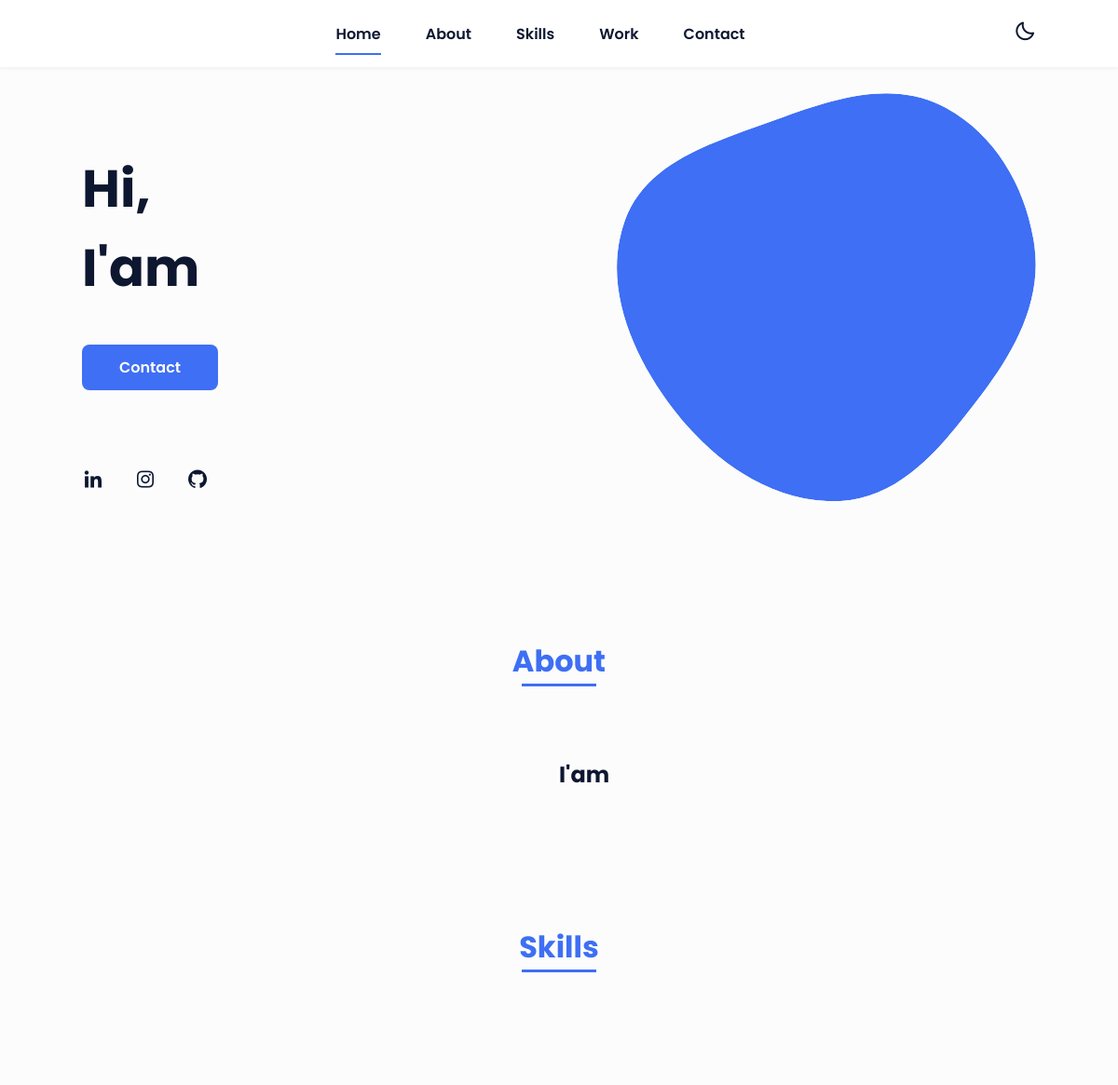
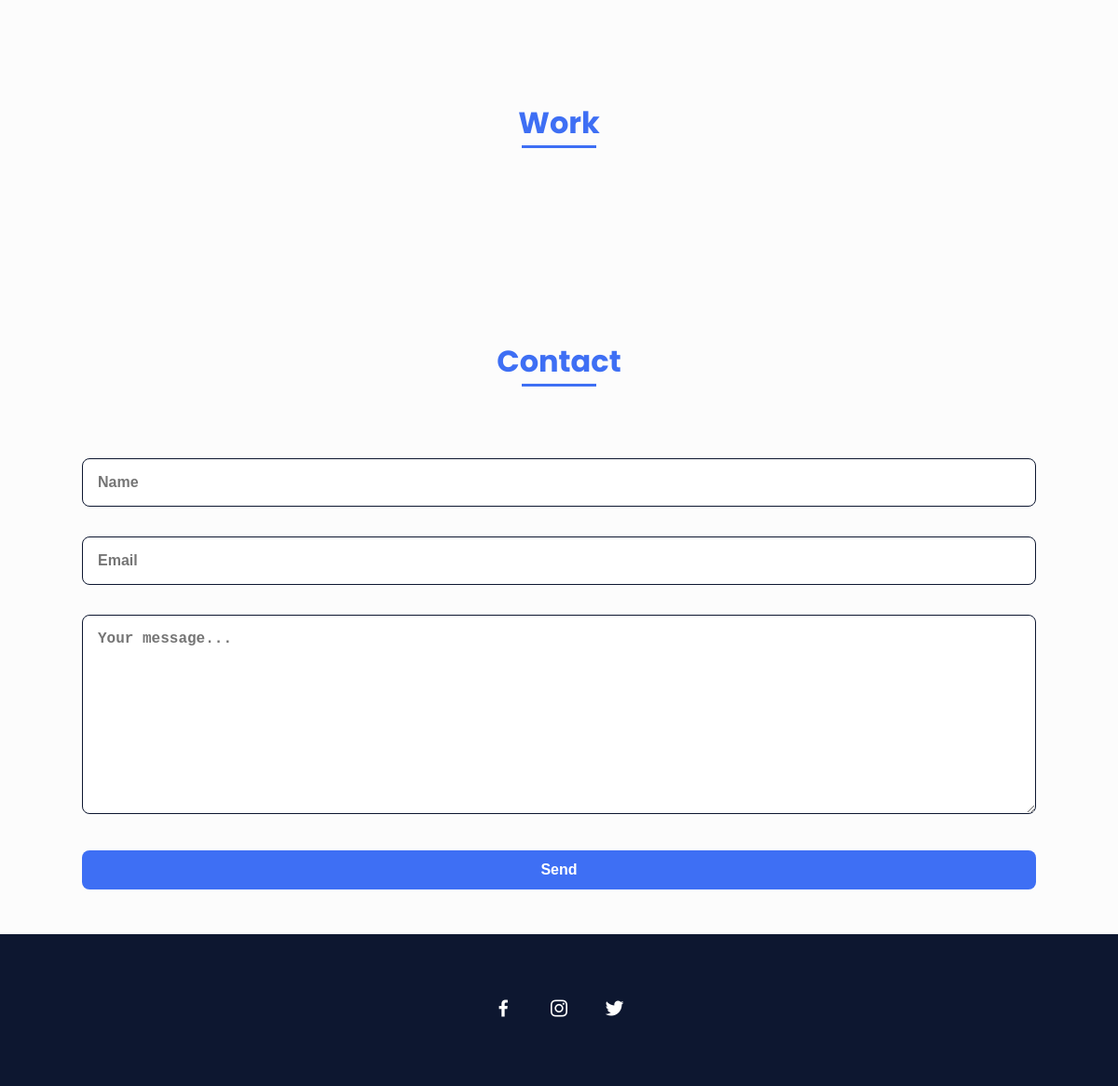
/, run on an earlier commit of the app's database (2 pictures, top to bottom).
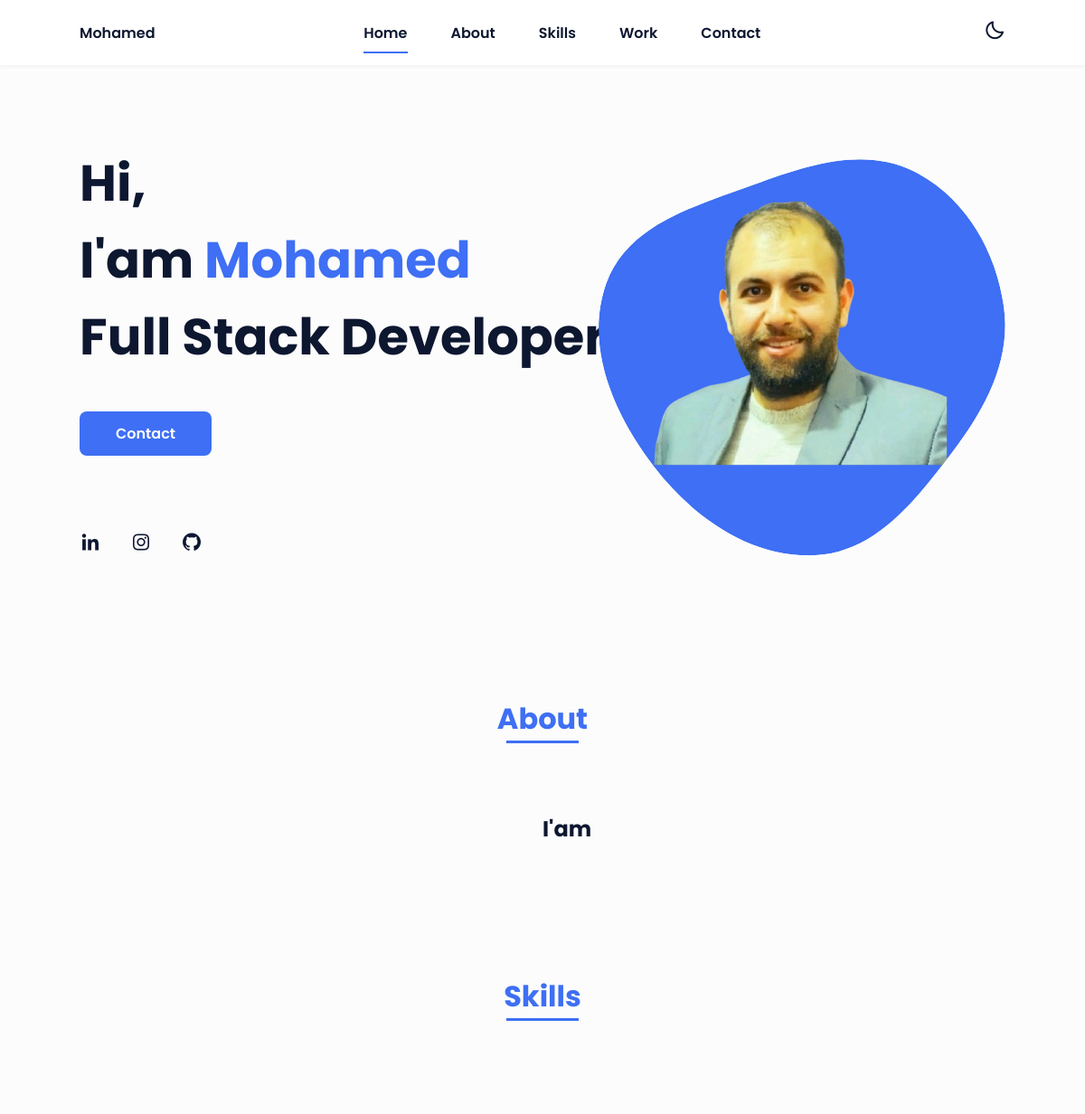
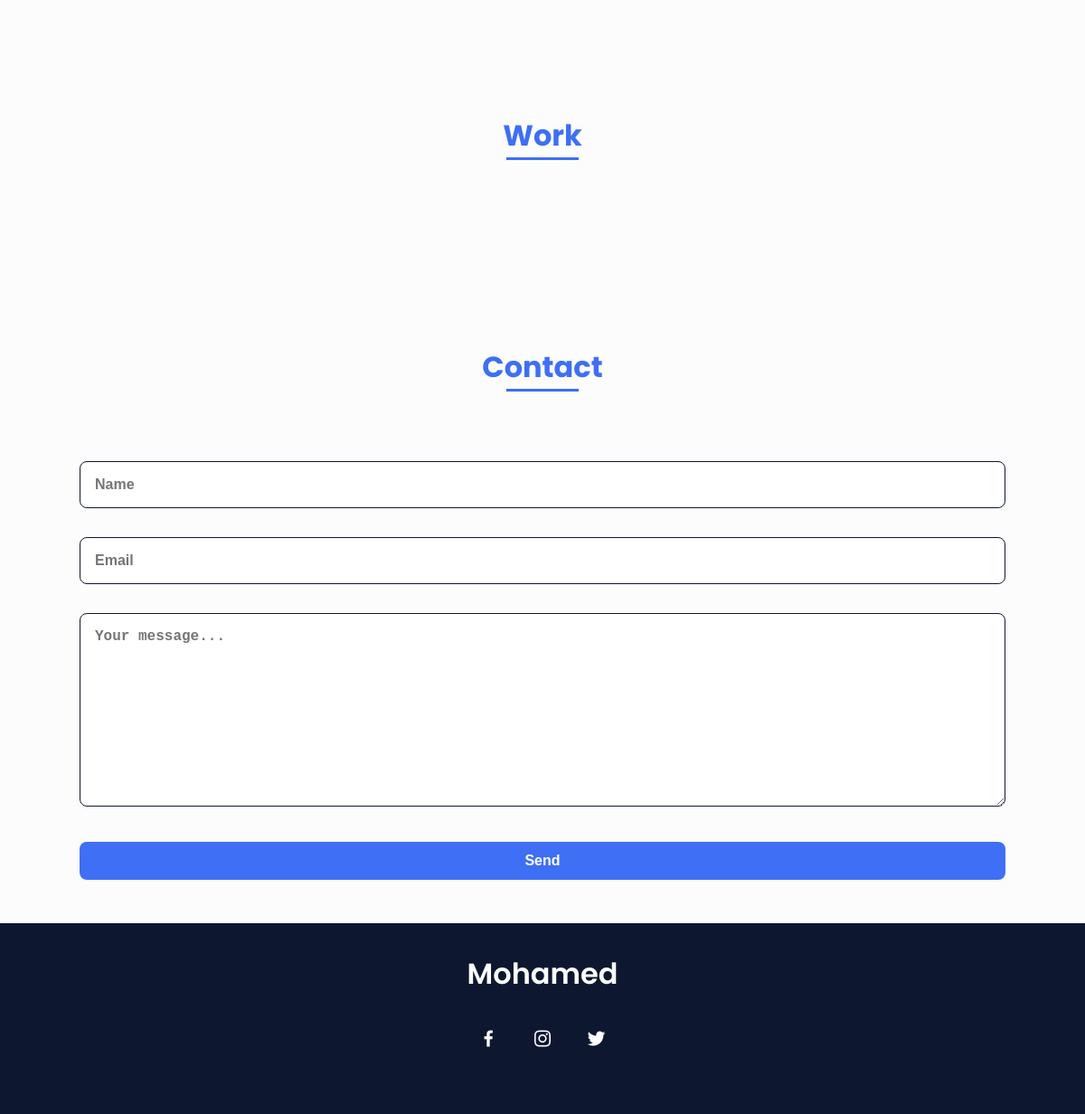
And on a later commit of the database (2 pictures, top to bottom).
### portfolio/models.py (models this page shows, shortened)
class Home(models.Model):
    name = models.CharField(max_length=100)
    title = models.CharField(max_length=100)
    description = models.TextField(null=True, blank=True)
    image = models.ImageField(upload_to='portfolio/images/')
    cv = models.FileField(upload_to='portfolio/cv/', null=True, blank=True)
    created_at = models.DateTimeField(auto_now_add=True)
    updated_at = models.DateTimeField(auto_now=True)
    class Meta:
        verbose_name = "Home"
        verbose_name_plural = "Homes"

### portfolio/views.py (the view)
# urls.py: path('', views.index, name='index'),
def index(request):
    home = Home.objects.first()
    about = About.objects.first()
    skill_section = SkillSection.objects.first()
    skills = Skill.objects.all()
    works = WorkSection.objects.all()
    my_contact_info = MyContactInfo.objects.first()
    return render(request, 'portfolio/index.html', {
        'home': home,
        'about': about,
        'skill_section': skill_section,
        'skills': skills,
        'works': works,
        'my_contact_info': my_contact_info
    })

### portfolio/templates/portfolio/index.html (shortened to what this page needs)
{% load static %}
<!DOCTYPE html>
<html lang="en">
<head>
    <link rel="stylesheet" href="{% static 'portfolio/css/styles.css' %}">
    <link href='https://cdn.jsdelivr.net/npm/boxicons@2.0.5/css/boxicons.min.css' rel='stylesheet'>
</head>
<body>
    <header class="l-header">
        <nav class="nav bd-grid">
            <div>
                <a href="#" class="nav__logo">{{home.name}}</a>
            </div>
            <div class="nav__menu" id="nav-menu">
                <ul class="nav__list">
                    <li class="nav__item"><a href="#home" class="nav__link active-link">Home</a></li>
                    <li class="nav__item"><a href="#about" class="nav__link">About</a></li>
                    <li class="nav__item"><a href="#skills" class="nav__link">Skills</a></li>
                    <li class="nav__item"><a href="#work" class="nav__link">Work</a></li>
                    <li class="nav__item"><a href="#contact" class="nav__link">Contact</a></li>
                </ul>
            </div>
            <div class="nav__item">
                <i class='bx bx-moon change-theme' id="theme-button"
                    style="font-size: 1.5rem; color: var(--second-color); cursor: pointer; margin-left: 1rem;"></i>
            </div>
        </nav>
    </header>
    <main class="l-main">
        <section class="home bd-grid" id="home">
            <div class="home__data">
                <h1 class="home__title">Hi,<br>I'am <span class="home__title-color">{{home.name}}</span><br>
                    {{home.title}}</h1>
                <a href="#" class="button">Contact</a>
            </div>
            <div class="home__social">
                <a href="{{my_contact_info.linkedin_url}}" class="home__social-icon"><i class='bx bxl-linkedin'></i></a>
                <a href="{{my_contact_info.instagram_url}}" class="home__social-icon"><i
                        class='bx bxl-instagram'></i></a>
                <a href="{{my_contact_info.github_url}}" class="home__social-icon"><i class='bx bxl-github'></i></a>
            </div>
            <div class="home__img">
                <svg class="home__blob" viewBox="0 0 479 467" xmlns="http://www.w3.org/2000/svg"
                    xmlns:xlink="http://www.w3.org/1999/xlink">
                    <mask id="mask0" mask-type="alpha">
                        <path
                            d="M9.19024 145.964C34.0253 76.5814 114.865 54.7299 184.111 29.4823C245.804 6.98884 311.86 -14.9503 370.735 14.143C431.207 44.026 467.948 107.508 477.191 174.311C485.897 237.229 454.931 294.377 416.506 344.954C373.74 401.245 326.068 462.801 255.442 466.189C179.416 469.835 111.552 422.137 65.1576 361.805C17.4835 299.81 -17.1617 219.583 9.19024 145.964Z" />
                    </mask>
                    <g mask="url(#mask0)">
                        <path
                            d="M9.19024 145.964C34.0253 76.5814 114.865 54.7299 184.111 29.4823C245.804 6.98884 311.86 -14.9503 370.735 14.143C431.207 44.026 467.948 107.508 477.191 174.311C485.897 237.229 454.931 294.377 416.506 344.954C373.74 401.245 326.068 462.801 255.442 466.189C179.416 469.835 111.552 422.137 65.1576 361.805C17.4835 299.81 -17.1617 219.583 9.19024 145.964Z" />
                        <image class="home__blob-img" x="50" y="0" href="{{home.image.url}}" />
                    </g>
                </svg>
            </div>
        </section>
        <section class="about section " id="about">
            <h2 class="section-title">About</h2>
            <div class="about__container bd-grid">
                <div>
                    <h2 class="about__subtitle">I'am {{about.title}}</h2>
                </div>
            </div>
        </section>
        <section class="skills section" id="skills">
            <h2 class="section-title">Skills</h2>
            <div class="skills__container bd-grid">
                <div class="skills__header">
                </div>
            </div>
        </section>
        <section class="work section" id="work">
            <h2 class="section-title">Work</h2>
            <div class="work__container bd-grid">
            </div>
        </section>
        <section class="contact section" id="contact">
            <h2 class="section-title">Contact</h2>
            <div class="contact__container bd-grid">
                <form id="contact-form" class="contact__form">
                    <input type="text" name="name" placeholder="Name" class="contact__input" required>
                    <input type="email" name="email" placeholder="Email" class="contact__input" required>
                    <textarea name="message" cols="0" rows="10" placeholder="Your message..." class="contact__input"
                        required></textarea>
                    <input type="submit" value="Send" class="contact__button button">
                </form>
            </div>
        </section>
    </main>
    <footer class="footer">
        <p class="footer__title">{{home.name}}</p>
        <div class="footer__social">
            <a href="{{my_contact_info.facebook_url}}" class="footer__icon"><i class='bx bxl-facebook'></i></a>
            <a href="{{my_contact_info.instagram_url}}" class="footer__icon"><i class='bx bxl-instagram'></i></a>
            <a href="{{my_contact_info.twitter_url}}" class="footer__icon"><i class='bx bxl-twitter'></i></a>
        </div>
    </footer>
</body>
</html>

What changed in the data, as far as the page shows it:
added Home: name "Mohamed", title "Full Stack Developer"
